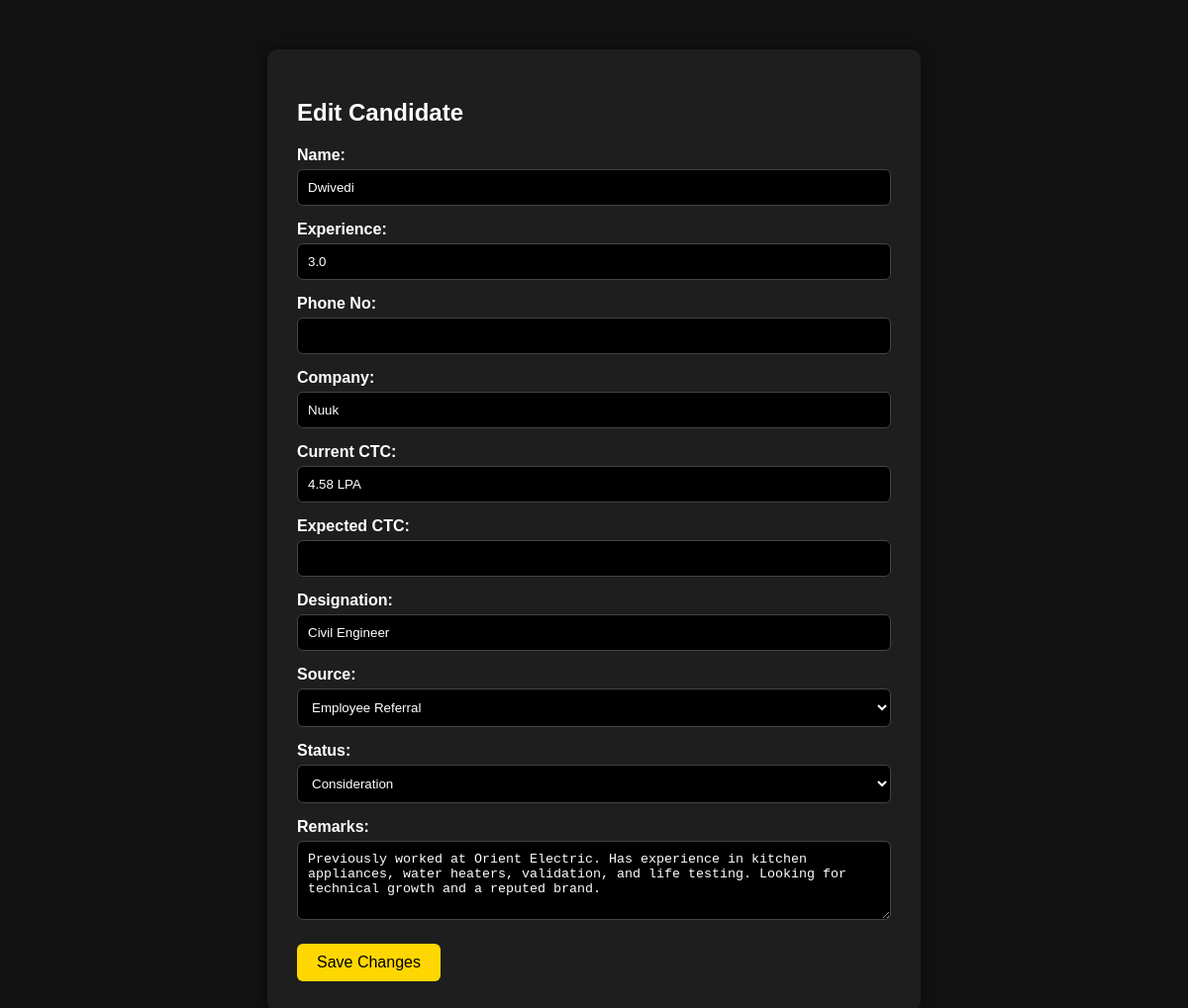
/edit-candidate/50/, run on the app's committed database.
### cross_dept_app/models.py (models this page shows, shortened)
class Candidate(models.Model):
    requisition = models.ForeignKey(Requisition, on_delete=models.CASCADE, related_name="candidates")
    name = models.CharField(max_length=100, blank=True, null=True)
    experience = models.FloatField(blank=True, null=True)
    phone_no = models.CharField(max_length=15, blank=True, null=True)
    company = models.CharField(max_length=100, blank=True, null=True)
    current_ctc = models.CharField(max_length=100, blank=True, null=True)
    expected_ctc = models.CharField(max_length=100, blank=True, null=True)
    designation = models.CharField(max_length=100, blank=True, null=True)
    SOURCE_CHOICES = [
        ('Naukri', 'Naukri'),
        ('Linkedin', 'Linkedin'),
        ('Indeed', 'Indeed'),
        ('Employee Referral', 'Employee Referral')
    ]
    source = models.CharField(max_length=100, choices=SOURCE_CHOICES, blank=True, null=True)
    STATUS_CHOICES = [
        ('Reached Out', 'Reached Out'),
        ('Consideration', 'Consideration'),
        ('Interview', 'Interview'),
        ('Offers', 'Offers'),
        ('Hire','Hire')
    ]
    status = models.CharField(max_length=255, choices=STATUS_CHOICES, blank=True, null=True)
    remarks = models.TextField(blank=True, null=True)

### cross_dept_app/views.py (the view, shortened to what this page needs)
# urls.py: path('edit-candidate/<int:pk>/', edit_candidate, name='edit_candidate'),
def edit_candidate(request, pk):
    candidate = get_object_or_404(Candidate, pk=pk)
    requisitions = Requisition.objects.all()  # In case you want to allow changing requisition too
    return render(request, "edit_candidate.html", {
        "candidate": candidate,
        "requisitions": requisitions
    })

### cross_dept_project/templates/edit_candidate.html (shortened to what this page needs)
<!DOCTYPE html>
<html lang="en">
<head>
</head>
<body>
<div class="container">
    <h2>Edit Candidate</h2>
    <form method="post">
        <label>Name:</label>
        <input type="text" name="name" class="form-control" value="{{ candidate.name }}">
        <label>Experience:</label>
        <input type="text" name="experience" class="form-control" value="{{ candidate.experience }}">
        <label>Phone No:</label>
        <input type="text" name="phone_no" class="form-control" value="{{ candidate.phone_no }}">
        <label>Company:</label>
        <input type="text" name="company" class="form-control" value="{{ candidate.company }}">
        <label>Current CTC:</label>
        <input type="text" name="current_ctc" class="form-control" value="{{ candidate.current_ctc }}">
        <label>Expected CTC:</label>
        <input type="text" name="expected_ctc" class="form-control" value="{{ candidate.expected_ctc }}">
        <label>Designation:</label>
        <input type="text" name="designation" class="form-control" value="{{ candidate.designation }}">
        <label>Source:</label>
        <select name="source" class="form-control">
            {% for choice, label in candidate.SOURCE_CHOICES %}
                <option value="{{ choice }}" {% if candidate.source == choice %}selected{% endif %}>{{ label }}</option>
            {% endfor %}
        </select>
        <label>Status:</label>
        <select name="status" class="form-control">
            {% for choice, label in candidate.STATUS_CHOICES %}
                <option value="{{ choice }}" {% if candidate.status == choice %}selected{% endif %}>{{ label }}</option>
            {% endfor %}
        </select>
        <label>Remarks:</label>
        <textarea name="remarks" class="form-control">{{ candidate.remarks }}</textarea>
        <button type="submit">Save Changes</button>
    </form>
</div>
</body>
</html>

### cross_dept_project/templates/edit_candidate.html (style rules this page uses)
body { background-color: #121212; color: #fff; font-family: Arial, sans-serif; margin: 0; padding: 0; }
.container { max-width: 600px; margin: 50px auto; background-color: #1e1e1e; padding: 30px; border-radius: 10px; box-shadow: 0 0 15px rgba(0,0,0,0.5); }
form label { display: block; margin-top: 15px; margin-bottom: 5px; font-weight: bold; }
.form-control { width: 100%; padding: 10px; border-radius: 6px; border: 1px solid #444; background-color: #000; color: white; box-sizing: border-box; }
.form-control::placeholder { color: white; opacity: 0.7; }
textarea.form-control { resize: vertical; min-height: 80px; }
button { margin-top: 20px; padding: 10px 20px; background-color: gold; color: black; border: none; border-radius: 6px; cursor: pointer; font-size: 16px; }

### data on the page
Candidate: name "Dwivedi", experience "3.0", company "Nuuk", current_ctc "4.58 LPA", designation "Civil Engineer", source "Employee Referral", status "Consideration", remarks "Previously worked at Orient Electric. Has experience in kitchen appliances, water heaters, validation, and life testing. Looking for technical growth and a reputed brand."
